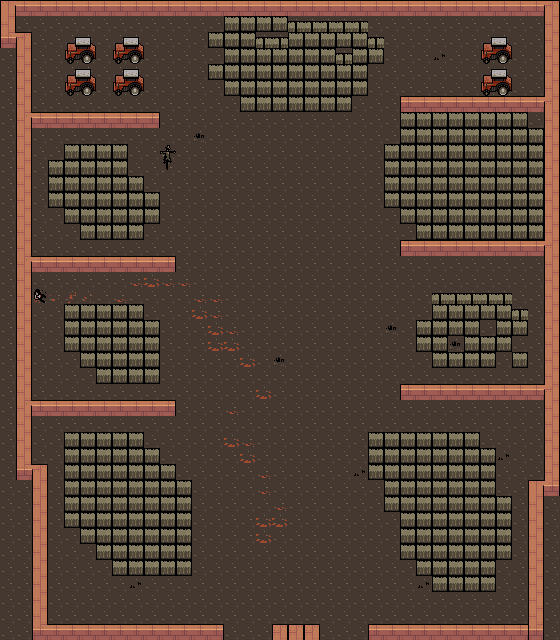

A level layout from a 2D game, rendered from its tile map. Below: a short description, then the map file with tile-grid data replaced by summaries:
An orthogonal 35x40 tile map with 16x16 px tiles, 3 tile layers (ground, others, obstacles), 2 tilesets and 4 objects (grange_door_2, grange_door_1, deadman_grange).

<map version="1.10" tiledversion="1.11.2" orientation="orthogonal" renderorder="right-down" width="35" height="40" tilewidth="16" tileheight="16" infinite="0" nextlayerid="6" nextobjectid="6">
 <properties>
  <property name="defaultposX" value="18" />
  <property name="defaultposY" value="36" />
 </properties>
 <tileset firstgid="1" source="tileset_map.tsx" />
 <tileset firstgid="676" source="home_tileset.tsx" />
 <layer id="1" name="ground" width="35" height="40">
  <data>[1400 cells, 1400 non-empty, 5 distinct tile ids]</data>
 </layer>
 <objectgroup id="5" name="Zones">
  <object id="5" x="1" y="2" width="561" height="640">
   <properties>
    <property name="name" value="Grange" />
   </properties>
  </object>
 </objectgroup>
 <layer id="4" name="others" width="35" height="40">
  <data>[1400 cells, 28 non-empty, 5 distinct tile ids]</data>
 </layer>
 <layer id="3" name="obstacles" width="35" height="40">
  <data>[1400 cells, 563 non-empty, 22 distinct tile ids]</data>
 </layer>
 <objectgroup id="2" name="Interaction">
  <object id="1" name="grange_door_2" x="215.5" y="616.5" width="65" height="26.25">
   <properties>
    <property name="destinationC" value="101" />
    <property name="destinationL" value="17" />
    <property name="destinationMap" value="map" />
    <property name="state" value="true" />
    <property name="type" value="door" />
   </properties>
  </object>
  <object id="3" name="grange_door_1" x="310.667" y="616.875" width="65" height="26.25">
   <properties>
    <property name="destinationC" value="102" />
    <property name="destinationL" value="17" />
    <property name="destinationMap" value="map" />
    <property name="state" value="true" />
    <property name="type" value="door" />
   </properties>
  </object>
  <object id="4" name="deadman_grange" x="31" y="282.5" width="28" height="27.5">
   <properties>
    <property name="type" value="searchbox" />
   </properties>
  </object>
 </objectgroup>
</map>
